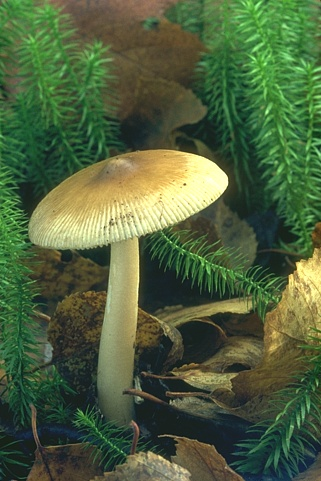
%> input picture HW1/208001.jpg, 321 x 481 px
$ octave homework_1.m   (GNU Octave 9; MATLAB toolbox functions it lacks are replaced by stand-ins)
%> lines starting %> are read from the running program, lines starting %| are printed output that depends on the picture
### HW1/PSNR.m
function psnr = PSNR(x1, x2, R)
%PSNR Peak Signal-to-Noise Ratio of Two Images
    mse = immse(x1, x2);
    psnr = 10*log10(R^2 / mse);
end

### HW1/homework_1.m
% Prepare Ground Truth Image as 'x'
img_raw = imread('208001.jpg'); % Load Raw Image from Dataset
%> img_raw is the input picture: size 481x321x3 uint8; mean R, G, B 79.1, 97.8, 61.9
rect = [0 145 256 255];
img_cropped = imcrop(img_raw, rect); % Crop Image to 256 x 256 x 3
img_grey = rgb2gray(img_cropped); % Convert Image to GreyScale
x = im2double(img_grey);

% 2D Convolution on x using Normalized Identity Kernel 'h'
kernel_size = 21;
h = eye(21) ./ kernel_size; % Normalized Identity Matrix
y_noiseless = conv2(x, h); % Convolve input with kernel (x ** h), zero-padding edges (size 276 x 276)
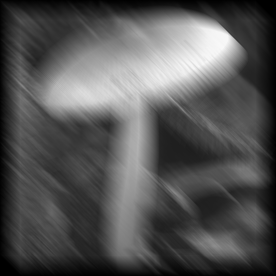
%> y_noiseless: size 276x276 double; min 0, max 0.975, mean 0.33

% Add Gaussian Noise to Noiseless y
var = (.01 * std2(x))^2; % Desired Gaussian Variance
%> var = 5.7e-06
y_noisy = imnoise(y_noiseless, 'gaussian', 0, var);

% Calculate PSNR and SSIM of Noiseless and Noisy Y
orig_size = size(y_noiseless, 1);
%> orig_size = 276
rect_crop_conv = [(orig_size-256)/2 (orig_size-256)/2 255 255]; % Take Center 256 x 256 of y images
%> rect_crop_conv = [10 10 255 255]
y_noiseless_crop = imcrop(y_noiseless, rect_crop_conv);
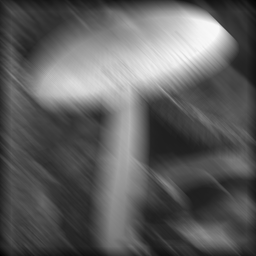
%> y_noiseless_crop: size 256x256 double; min 0.00635, max 0.975, mean 0.373
y_noisy_crop = imcrop(y_noisy, rect_crop_conv);

R = 255; % Image Data Range

psnr_x_ynoiseless = PSNR(x, y_noiseless_crop, R);
%> in PSNR, `mse = immse(x1, x2);`: mse = 0.00988
%> in PSNR, `psnr = 10*log10(R^2 / mse);`: psnr = 68.18
%> psnr_x_ynoiseless = 68.18
psnr_x_ynoisy = PSNR(x, y_noisy_crop, R);
%> psnr_x_ynoisy = 68.18
[ssim_x_ynoiseless, ~] = ssim(y_noiseless_crop, x);
%> ssim_x_ynoiseless = 0.432
[ssim_x_ynoisy, ~] = ssim(y_noisy_crop, x);
%> ssim_x_ynoisy = 0.431

% Naive Deconvolution of Noiseless and Noisy Y
H = fft2(h, 276, 276) + 1e-12;
Y_noisy = fft2(y_noisy);
Y_noiseless = fft2(y_noiseless);

rect_crop = [0 0 256 256];
x_hat_noisy_naive = imcrop(ifft2(Y_noisy ./ H), rect_crop); % F-1(Y / H)
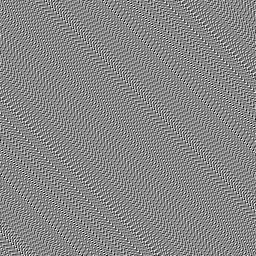
%> x_hat_noisy_naive: size 256x256 double; min -550648366.5, max 489476871, mean 86771; drawn with min black and max white
x_hat_noiseless_naive = imcrop(ifft2(Y_noiseless ./ H), rect_crop);


% Calculate PSNR and SSIM of X_Hat Naive Method
psnr_x_noiseless_naive = PSNR(x, x_hat_noiseless_naive, R);
%> psnr_x_noiseless_naive = 95.67
psnr_x_noisy_naive = PSNR(x, x_hat_noisy_naive, R);
%> psnr_x_noisy_naive = -117.1
[ssim_x_noiseless_naive, ~] = ssim(x_hat_noiseless_naive, x);
%> ssim_x_noiseless_naive = 0.995
[ssim_x_noisy_naive, ~] = ssim(x_hat_noisy_naive, x);
%> ssim_x_noisy_naive = -7.87e-16

% Wiener Deconvolution of Noiseles and Noisy Y
X = fft2(x, 276, 276);
psd_x = X .* conj(X);
psd_h = H .* conj(H);
x_hat_noiseless_wiener = ifft2((psd_h ./ (psd_h + 1 ./ psd_x)) .* (Y_noiseless ./ H));
x_hat_noiseless_wiener = imcrop(x_hat_noiseless_wiener, rect_crop);
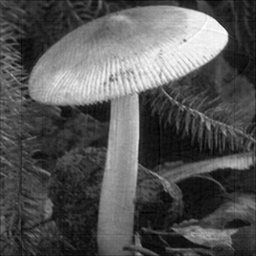
%> x_hat_noiseless_wiener: size 256x256 double; min 0.0552, max 1.03, mean 0.384; drawn with min black and max white
x_hat_noisy_wiener = ifft2((psd_h ./ (psd_h + 1 ./ psd_x)) .* (Y_noisy ./ H));
x_hat_noisy_wiener = imcrop(x_hat_noisy_wiener, rect_crop);
%> x_hat_noisy_wiener: size 256x256 double

% Calculate PSNR and SSIM of X_Hat Wiener Exact
psnr_x_noisy_wiener = PSNR(x, x_hat_noisy_wiener, R);
%> psnr_x_noisy_wiener = 77.33
[ssim_x_noisy_wiener, ~] = ssim(x_hat_noisy_wiener, x);
%> ssim_x_noisy_wiener = 0.814

% Power Spectral Density Estimation
X = fftshift(fft2(x, 276, 276));
noise = y_noisy - y_noiseless;
N = fftshift(fft2(noise, 276, 276));
psd_x = log10(X .* conj(X));
psd_n = log10(N .* conj(N));

% Prepare Images
img_2 = imread('69015.jpg');
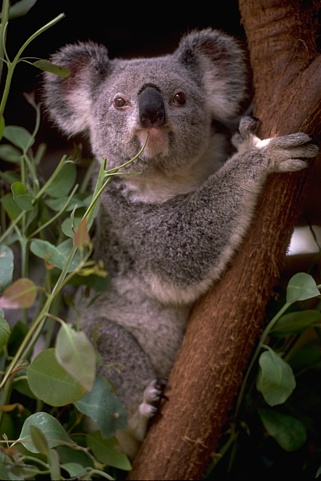
%> input picture HW1/69015.jpg, 321 x 481 px
%> img_2 is the input picture: size 481x321x3 uint8; mean R, G, B 71.1, 59.5, 47
img_3 = imread('295087.jpg');
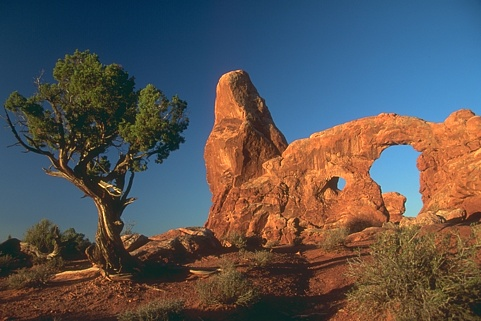
%> input picture HW1/295087.jpg, 481 x 321 px
%> img_3 is the input picture: size 321x481x3 uint8; mean R, G, B 88.3, 84.2, 84.3

rect_2 = [0 0 256 256];
img_cropped_2 = imcrop(img_2, rect_2); % Crop Image to 256 x 256 x 3
img_grey_2 = rgb2gray(img_cropped_2); % Convert Image to GreyScale
x_2 = im2double(img_grey_2);

rect_3 = [100 50 255 255];
img_cropped_3 = imcrop(img_3, rect_3); % Crop Image to 256 x 256 x 3
img_grey_3 = rgb2gray(img_cropped_3); % Convert Image to GreyScale
x_3 = im2double(img_grey_3);

X_2 = fftshift(fft2(x_2));
X_3 = fftshift(fft2(x_3));

psd_x_2 = log10(X_2 .* conj(X_2));
psd_x_3 = log10(X_3 .* conj(X_3));

% Estimate PSD Proportional to 1/w^2
[X, Y] = meshgrid(linspace(-137, 138, 276));

%psd_est = (log10(1 ./ (X.^2))) .* (log10(1 ./ (Y.^2)));
psd_est = (6 + log10(1 ./ (X.^2) + 1 ./ (Y.^2)));
psd_est(isinf(psd_est)) = 6;

x_hat_wiener_est = ifft2((psd_h ./ (psd_h + 1 ./ psd_est)) .* (Y_noisy ./ H));
x_hat_wiener_est = imcrop(x_hat_wiener_est, rect_crop);

imshow(x_hat_wiener_est);
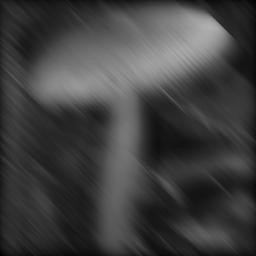
%> displayed picture: size 256x256, on the screen's scale of 0 to 255; min 0, max 175, mean 63.9
%colormap(contrast(psd_x));
